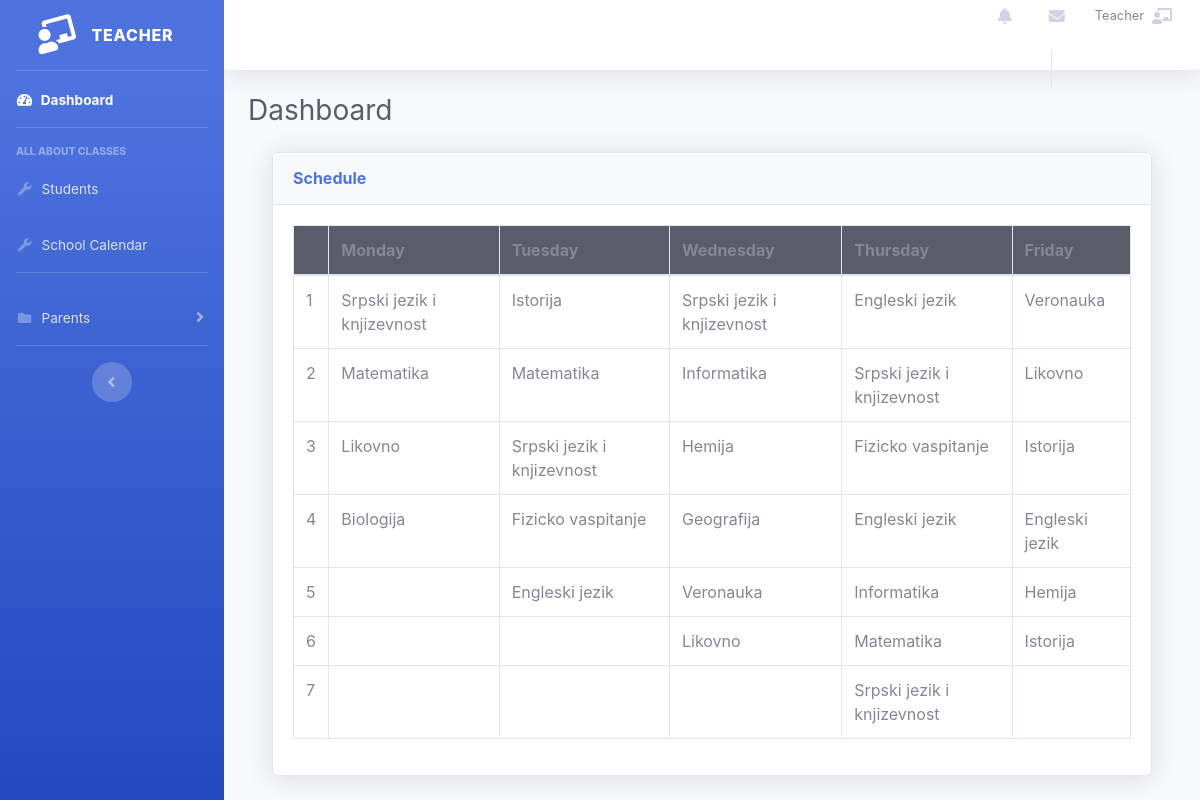
/schedules/school_calendar (signed in), run on an earlier commit of the app's database.
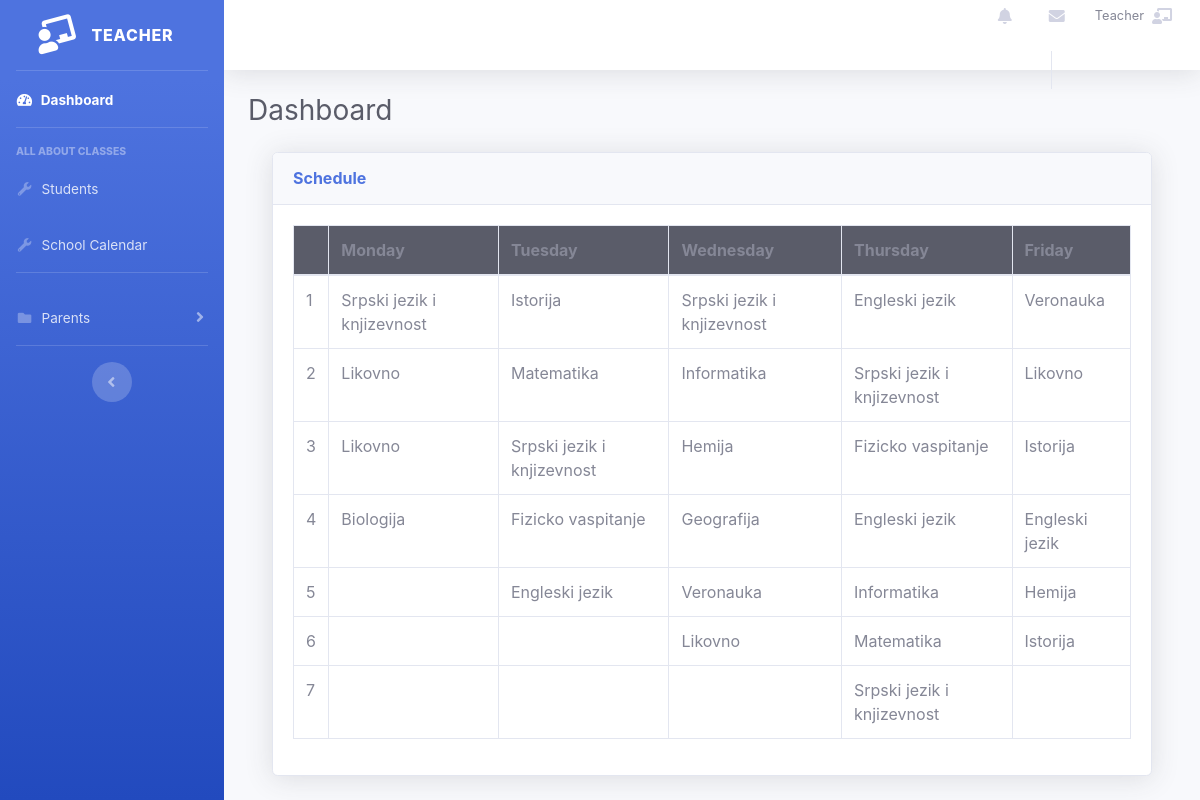
And on a later commit of the database.
### tables this page shows
CREATE TABLE IF NOT EXISTS `schedules` (
  `id_schedules` int(11) NOT NULL AUTO_INCREMENT,
  `subject_name` varchar(255) NOT NULL,
  `order_id` int(11) NOT NULL,
  `day_id` int(11) NOT NULL,
  `class_id` int(11) NOT NULL,
  PRIMARY KEY (`id_schedules`)
);

### app/controllers/Schedules.php (called while the page is built, shortened)
<?php
class Schedules extends Controller
{
    public function __construct()
    {
        $this->schedulesModel = $this->model('Schedule');
    }
    public function school_calendar()
    {
        $class_id = (int) htmlspecialchars($_SESSION['teacher_class_id']);
        $schedules = $this->schedulesModel->show_schedule_by_teacher_class_id($class_id);
        $data = [
            'schedules' => $schedules
        ];
        $this->view('teacher/classes/schedule', $data);
    }
}

### app/libraries/Core.php (called while the page is built, shortened)
<?php
  class Core {
    protected $currentMethod = 'index';
    public function __construct(){
      $url = $this->getUrl();
      if(file_exists('../app/controllers/' . ucwords($url[0]). '.php')){
        unset($url[0]);
      }
      $this->currentController = new $this->currentController;
      if(isset($url[1])){
        if(method_exists($this->currentController, $url[1])){
          $this->currentMethod = $url[1];
          unset($url[1]);
        }
      }
      $this->params = $url ? array_values($url) : [];
      call_user_func_array([$this->currentController, $this->currentMethod], $this->params);
    }
    public function getUrl(){
      if(isset($_GET['url'])){
        $url = rtrim($_GET['url'], '/');
        $url = filter_var($url, FILTER_SANITIZE_URL);
        $url = explode('/', $url);
        return $url;
      }
    }
  }

### public/index.php (called while the page is built, shortened)
<?php
$init = new Core;

### app/libraries/Database.php (called while the page is built, shortened)
<?php
class Database
{
  private $host = DB_HOST;
  private $user = DB_USER;
  private $pass = DB_PASS;
  private $dbname = DB_NAME;
  private $dbh;
  private $stmt;
  public function __construct()
  {
    $dsn = 'mysql:host=' . $this->host . ';dbname=' . $this->dbname;
    $options = array(
      PDO::ATTR_PERSISTENT => true,
      PDO::ATTR_ERRMODE => PDO::ERRMODE_EXCEPTION
    );
    try {
      $this->dbh = new PDO($dsn, $this->user, $this->pass, $options);
    } catch (PDOException $e) {
      $this->error = $e->getMessage();
      echo $this->error;
    }
  }
  public function query($sql)
  {
    $this->stmt = $this->dbh->prepare($sql);
  }
  public function bind($param, $value, $type = null)
  {
    if (is_null($type)) {
      switch (true) {
        case is_int($value):
          $type = PDO::PARAM_INT;
          break;
      }
    }
    $this->stmt->bindValue($param, $value, $type);
  }
  public function execute()
  {
    return $this->stmt->execute();
  }
  public function resultSet($fetch = PDO::FETCH_OBJ)
  {
    $this->execute();
    return $this->stmt->fetchAll($fetch);
  }
}

### app/models/Schedule.php (called while the page is built, shortened)
<?php
class Schedule
{
    private $db;
    public function __construct()
    {
        $this->db = new Database();
    }
    public function show_schedule_by_teacher_class_id($id)
    {
        $this->db->query('SELECT schedules.id_schedules, schedules.subject_name , schedules.order_id, schedules.day_id, schedules.class_id FROM schedules WHERE schedules.class_id = :teacher_class_id');
        $this->db->bind(':teacher_class_id', $id);
        $schedules = $this->db->resultSet();
        return $schedules;
    }
}

### app/helpers/display_row_helper.php (the view, shortened to what this page needs)
<?php
function display_row($row, $r = '')
{
    foreach ($row as $r) {
        if (!empty($r->subject_name)) {
            echo "<td>$r->subject_name</td>";
        } else {
            echo  "<td></td>";
        }
    }
}

### app/libraries/Controller.php (shortened to what this page needs)
<?php
  class Controller {
    public function model($model){
      return new $model();
    }
    public function view($view, $data = []){
      if(file_exists('../app/views/' . $view . '.php')){
        require_once '../app/views/' . $view . '.php';
      } else {
        die('View does not exist');
      }
    }
  }

### app/views/inc/teacher/header.php (shortened to what this page needs)
<!DOCTYPE html>
<html lang="en">
<head>
  <link href="<?php echo URLROOT; ?>/css/dashboard/sb-admin.css" rel="stylesheet">
  <link href="<?php echo URLROOT; ?>/css/dashboard/style.css" rel="stylesheet">
  <link href="<?php echo URLROOT; ?>/css/dashboard/vendor/fontawesome-free/css/all.min.css" rel="stylesheet" type="text/css">
</head>
<body id="page-top">
  <div id="wrapper">
    <ul class="navbar-nav bg-gradient-primary sidebar sidebar-dark accordion" id="accordionSidebar">
      <a class="sidebar-brand d-flex align-items-center justify-content-center" href="<?php echo URLROOT . '/users/teacher'; ?>">
        <div class="sidebar-brand-icon rotate-n-15">
          <i class="fas fa-chalkboard-teacher"></i>
        </div>
        <div class="sidebar-brand-text mx-3">Teacher</div>
      </a>
      <hr class="sidebar-divider my-0">
      <li class="nav-item active">
        <a class="nav-link" href="<?php echo URLROOT . '/users/teacher'; ?>">
          <i class="fas fa-fw fa-tachometer-alt"></i>
          <span>Dashboard</span></a>
      </li>
      <hr class="sidebar-divider">
      <div class="sidebar-heading">
        all about classes
      </div>
      <li class="nav-item">
        <a class="nav-link" href="<?php echo URLROOT . '/users/t_students'; ?>" data-target="#collapseUtilities" aria-expanded="true" aria-controls="collapseUtilities">
          <i class="fas fa-fw fa-wrench"></i>
          <span>Students</span>
        </a>
      </li>
      <li class="nav-item">
        <a class="nav-link" href="<?php echo URLROOT . '/schedules/school_calendar'; ?>" data-target="#collapseUtilities" aria-expanded="true" aria-controls="collapseUtilities">
          <i class="fas fa-fw fa-wrench"></i>
          <span>School Calendar</span>
        </a>
      </li>
      <hr class="sidebar-divider">
      <li class="nav-item">
        <a class="nav-link collapsed" href="#" data-toggle="collapse" data-target="#collapsePages" aria-expanded="true" aria-controls="collapsePages">
          <i class="fas fa-fw fa-folder"></i>
          <span>Parents</span>
        </a>
      </li>
      <hr class="sidebar-divider d-none d-md-block">
      <div class="text-center d-none d-md-inline">
        <button class="rounded-circle border-0" id="sidebarToggle"></button>
      </div>
    </ul>
    <div id="content-wrapper" class="d-flex flex-column">
      <div id="content">
        <nav class="navbar navbar-expand navbar-light bg-white topbar mb-4 static-top shadow">
          <ul class="navbar-nav ml-auto">
            <li class="nav-item dropdown no-arrow mx-1">
              <a class="nav-link dropdown-toggle" href="#" id="alertsDropdown" role="button" data-toggle="dropdown" aria-haspopup="true" aria-expanded="false">
                <i class="fas fa-bell fa-fw"></i>
              </a>
            </li>
            <li class="nav-item dropdown no-arrow mx-1">
              <a class="nav-link dropdown-toggle" href="<?php echo URLROOT . '/messages/get_messages'; ?>" id="messagesDropdown">
                <i class="fas fa-envelope fa-fw"></i>
              </a>
            <li class="nav-item dropdown no-arrow">
              <a class="nav-link dropdown-toggle" href="#" id="userDropdown" role="button" data-toggle="dropdown" aria-haspopup="true" aria-expanded="false">
                <span class="mr-2 d-none d-lg-inline text-gray-600 small">Teacher</span>
                <i class="fas fa-chalkboard-teacher text-gray-400"></i>
              </a>
            </li>
          </ul>
        </nav>
        <div class="container-fluid">
          <div class="d-sm-flex align-items-center justify-content-between mb-4">
            <h1 class="h3 mb-0 text-gray-800">Dashboard</h1>
          </div>

### app/views/teacher/classes/schedule.php
<?php require APPROOT . '/views/inc/teacher/header.php'; ?>
<div id="page-wrapper">
    <div class="container-fluid">
        <div class="row">
            <div class="col-lg-12">
                <div class="card shadow mb-4">
                    <div class="card-header py-3">
                        <h6 class="m-0 font-weight-bold text-primary">Schedule</h6>
                    </div>
                    <div class="card-body">
                        <div class="table-responsive">
                            <div class="dataTables_wrapper dt-bootstrap4">
                                <?php
                                if (isset($data['schedules'])) {
                                    foreach ($data['schedules'] as $schedule) {
                                        switch ($schedule->order_id) {
                                            case 1:
                                                $row1[] = $schedule;
                                                break;
                                            case 2:
                                                $row2[] = $schedule;
                                                break;
                                            case 3:
                                                $row3[] = $schedule;
                                                break;
                                            case 4:
                                                $row4[] = $schedule;
                                                break;
                                            case 5:
                                                $row5[] = $schedule;
                                                break;
                                            case 6:
                                                $row6[] = $schedule;
                                                break;
                                            case 7:
                                                $row7[] = $schedule;
                                                break;
                                        }
                                    }
                                    ?>
                                    <div class="table-responsive">
                                        <table class="table table-hover table-bordered">
                                            <thead>
                                                <tr class="bg-dark first_col">
                                                    <th scope="col"></th>
                                                    <th scope="col">Monday</th>
                                                    <th scope="col">Tuesday</th>
                                                    <th scope="col">Wednesday</th>
                                                    <th scope="col">Thursday</th>
                                                    <th scope="col">Friday</th>
                                                </tr>
                                            </thead>
                                            <tbody>
                                                <tr>
                                                    <?php
                                                    if (isset($row1, $row2, $row3, $row4, $row5, $row6, $row7)) {
                                                        for ($i = 1; $i <= 7; $i++) {
                                                            echo "<td>$i</td>";
                                                            $var = "row$i";
                                                            $row = $$var;
                                                            display_row($row);
                                                            echo '</tr>';
                                                        }
                                                    }
                                                } ?>
                                        </tbody>
                                    </table>
                                </div>
                            </div>
                        </div>
                    </div>
                </div>
            </div>
        </div>
    </div>
    <?php require APPROOT . '/views/inc/teacher/footer.php'; ?>

### app/views/inc/teacher/footer.php (shortened to what this page needs)
</div>
</body>
</html>

What changed in the data, as far as the page shows it:
changed schedules (number 6 of 35 on the later page): subject_name "Matematika" → "Likovno"
